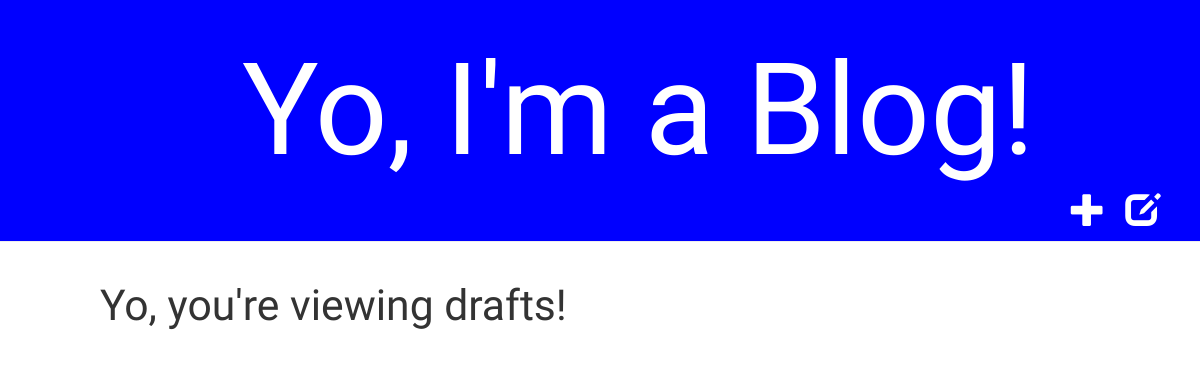
The app's page /drafts/, older data.
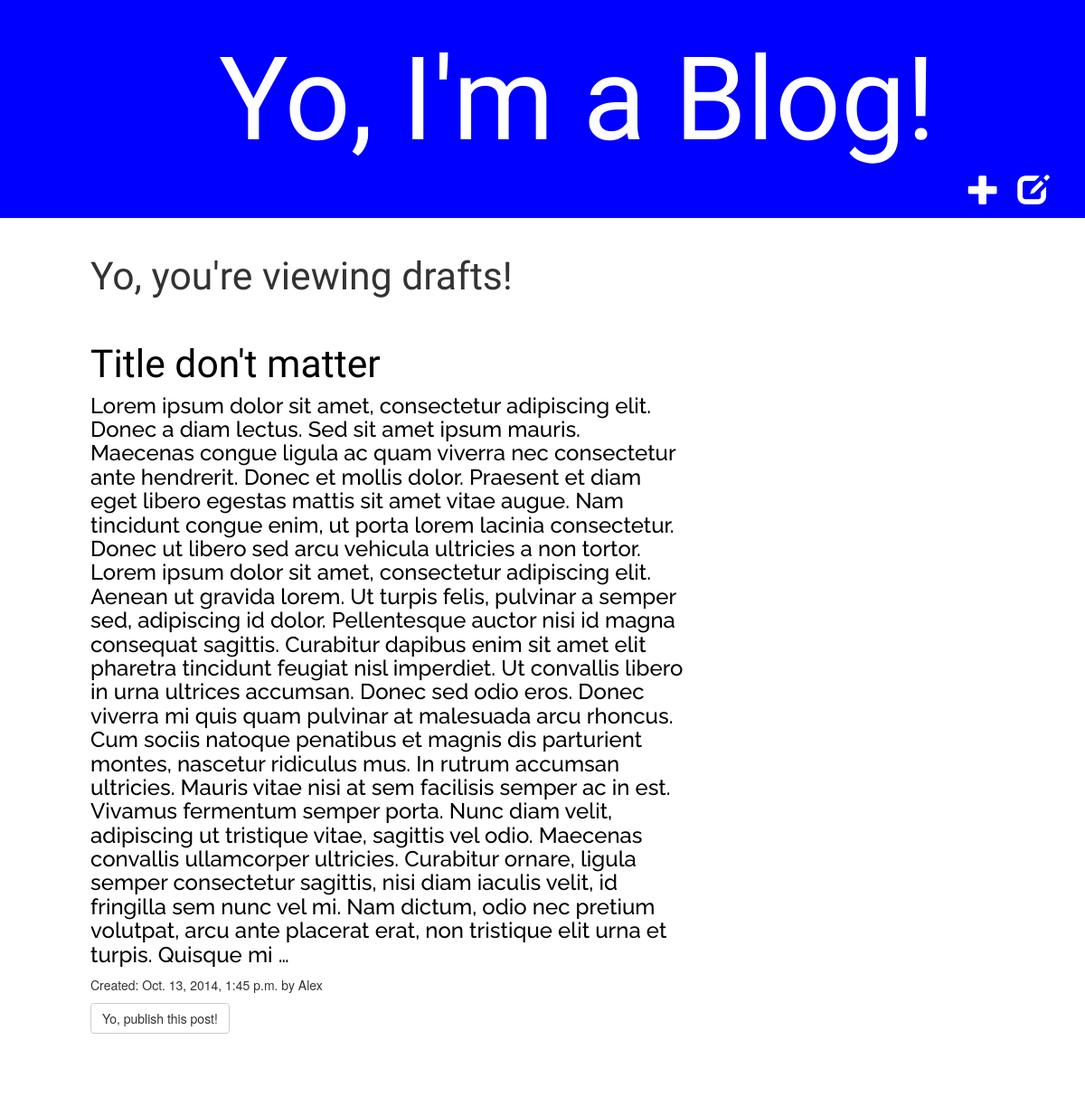
The same page, newer data.
### blog/models.py (models this page shows, shortened)
class Post(models.Model):
    author = models.ForeignKey(User)
    title = models.CharField(max_length=200)
    text = models.TextField()
    created_date = models.DateTimeField(
            default=timezone.now)
    published_date = models.DateTimeField(
            blank=True, null=True)

### blog/views.py (the view)
# urls.py: url(r'^drafts/$', views.post_draft_list, name='post_draft_list'),
def post_draft_list(request):
    posts = Post.objects.filter(published_date__isnull=True).order_by('created_date')
    return render(request, 'blog/post_draft_list.html', {'posts': posts})

### blog/templates/blog/post_draft_list.html
{% extends 'blog/base.html' %}
{% block content %}
	<h2>Yo, you're viewing drafts!</h2>
    {% for post in posts %}
    	<br>
        <div class="post">
            <h2><a href="{% url 'blog.views.post_detail' pk=post.pk %}">{{ post.title }}</a></h2>
            <h4>{{ post.text|truncatewords:200 }}</h4>
            <p class="date">Created: {{ post.created_date }} by {{ post.author }}</p>
            <a class="btn btn-default" href="{% url 'blog.views.post_publish' pk=post.pk %}">Yo, publish this post!</a>
        </div>
    {% endfor %}
{% endblock %}

Row changes from the older to the newer data that the page shows:
added Post: title "Title don't matter", text "Lorem ipsum dolor sit amet, consectetur adipiscing elit. Donec a diam lectus. Sed sit amet ipsum mauris. Maecenas congue ligula ac quam viverra nec consectetur ante hendrerit. Donec et mollis dolor. Praesent et diam eget libero egestas mattis sit amet vitae augue. Nam tincidunt congue enim, ut porta lorem lacinia consectetur. Donec ut libero sed arcu vehicula ultricies a non tortor. Lorem ipsum dolor sit amet, consectetur adipiscing elit. Aenean ut gravida lorem. Ut turpis felis, pulvinar a semper sed, adipiscing id dolor. Pellentesque auctor nisi id magna consequat sagittis. Curabitur dapibus enim sit amet elit pharetra tincidunt feugiat nisl imperdiet. Ut convallis libero in urna ultrices…", created_date "Oct. 13, 2014, 1:45 p.m.", author "Alex"
